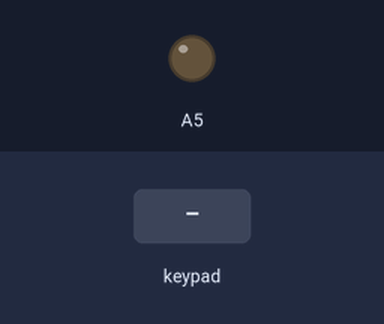
The sketch below on a simulated Arduino Uno, built with avr-gcc and run on an emulated ATmega328P. Shown: output pins drawn as LEDs (lit = HIGH). Dashed ring = blinking. The test bench sets the inputs (shaded band).

Above: at 1.2 s.
1.3 s: keypad keys 5 4 3 2 pressed 0.4 s apart
At 1.7 s:
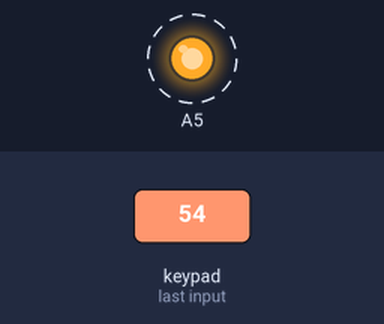
Timing chart, 0 to 4.9 s (numbered marks = the images above; inputs shaded):
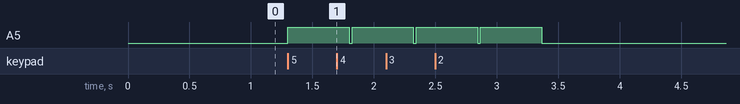

Measured:
- after the input at 1.3 s, A5: alternates HIGH for 0.50 s and LOW for 0.02 s, 8 changes in all, then stays LOW, starting at once

The sketch:

keypad.ino
```cpp
/* @file CustomKeypad.pde
|| @version 1.0
|| @author Alexander Brevig
|| @contact alexanderbrevig@gmail.com
||
|| @description
|| | Demonstrates changing the keypad size and key values.
|| #
*/
#include <Keypad.h>
#include <SoftwareSerial.h>

SoftwareSerial mySerial(10, 11);

const byte ROWS = 4; //four rows
const byte COLS = 4; //four columns
//define the cymbols on the buttons of the keypads
char hexaKeys[ROWS][COLS] = {
  {'1','2','3','A'},
  {'4','5','6','B'},
  {'7','8','9','C'},
  {'*','0','#','D'}
};
byte rowPins[ROWS] = {5,4,3,2}; //connect to the row pinouts of the keypad
byte colPins[COLS] = {9,8,7,6}; //connect to the column pinouts of the keypad

//initialize an instance of class NewKeypad
Keypad customKeypad = Keypad( makeKeymap(hexaKeys), rowPins, colPins, ROWS, COLS);

void setup(){
  Serial.begin(9600);
  mySerial.begin(9600);
  pinMode(A5, OUTPUT);
}

void loop(){
  char customKey = customKeypad.getKey();

  //delay(1000);
  if (customKey){
    mySerial.write(customKey);
    digitalWrite(A5, HIGH);
    delay(500);
  }
  digitalWrite(A5, LOW);
}
```
